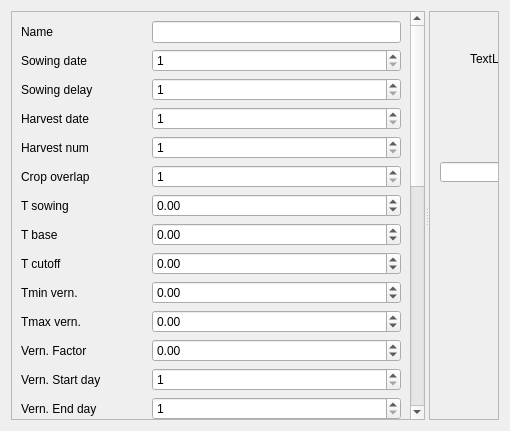
<?xml version="1.0" encoding="UTF-8"?>
<ui version="4.0">
 <class>Dialog</class>
 <widget class="QDialog" name="Dialog">
  <property name="geometry">
   <rect>
    <x>0</x>
    <y>0</y>
    <width>510</width>
    <height>431</height>
   </rect>
  </property>
  <property name="windowTitle">
   <string>Dialog</string>
  </property>
  <property name="locale">
   <locale language="English" country="UnitedStates"/>
  </property>
  <layout class="QGridLayout" name="gridLayout">
   <item row="0" column="0">
    <widget class="QSplitter" name="splitter">
     <property name="orientation">
      <enum>Qt::Horizontal</enum>
     </property>
     <widget class="QScrollArea" name="scrollArea">
      <property name="widgetResizable">
       <bool>true</bool>
      </property>
      <widget class="QWidget" name="scrollAreaWidgetContents">
       <property name="geometry">
        <rect>
         <x>0</x>
         <y>0</y>
         <width>200</width>
         <height>837</height>
        </rect>
       </property>
       <layout class="QGridLayout" name="gridLayout_2">
        <item row="0" column="0">
	<widget class="QLabel" name="name">
		<property name="text">
			<string>Name</string>
		</property>
	</widget>
</item>

<item row="0" column="1">
		<widget class="QLineEdit" name="name">
	</widget>
</item>

<item row="1" column="0">
	<widget class="QLabel" name="sowingdate_min">
		<property name="text">
			<string>Sowing date</string>
		</property>
	</widget>
</item>

<item row="1" column="1">
	<widget class="QSpinBox" name="sowingdate_min">
		<property name="minimum"><number>1</number></property>
		<property name="maximum"><number>366</number></property>
	</widget>
</item>

<item row="2" column="0">
	<widget class="QLabel" name="sowingdelay_max">
		<property name="text">
			<string>Sowing delay</string>
		</property>
	</widget>
</item>

<item row="2" column="1">
	<widget class="QSpinBox" name="sowingdelay_max">
		<property name="minimum"><number>1</number></property>
		<property name="maximum"><number>366</number></property>
	</widget>
</item>

<item row="3" column="0">
	<widget class="QLabel" name="harvestdate_max">
		<property name="text">
			<string>Harvest date</string>
		</property>
	</widget>
</item>

<item row="3" column="1">
	<widget class="QSpinBox" name="harvestdate_max">
		<property name="minimum"><number>1</number></property>
		<property name="maximum"><number>366</number></property>
	</widget>
</item>

<item row="4" column="0">
	<widget class="QLabel" name="harvnum_max">
		<property name="text">
			<string>Harvest num</string>
		</property>
	</widget>
</item>

<item row="4" column="1">
	<widget class="QSpinBox" name="harvnum_max">
		<property name="minimum"><number>1</number></property>
		<property name="maximum"><number>366</number></property>
	</widget>
</item>

<item row="5" column="0">
	<widget class="QLabel" name="cropsoverlap">
		<property name="text">
			<string>Crop overlap</string>
		</property>
	</widget>
</item>

<item row="5" column="1">
	<widget class="QSpinBox" name="cropsoverlap">
		<property name="minimum"><number>1</number></property>
		<property name="maximum"><number>366</number></property>
	</widget>
</item>

<item row="6" column="0">
	<widget class="QLabel" name="tsowing">
		<property name="text">
			<string>T sowing</string>
		</property>
	</widget>
</item>

<item row="6" column="1">
	<widget class="QDoubleSpinBox" name="tsowing">
		<property name="minimum"><number>-50</number></property>
		<property name="maximum"><number>50</number></property>
	</widget>
</item>

<item row="7" column="0">
	<widget class="QLabel" name="tdaybase">
		<property name="text">
			<string>T base</string>
		</property>
	</widget>
</item>

<item row="7" column="1">
	<widget class="QDoubleSpinBox" name="tdaybase">
		<property name="minimum"><number>-50</number></property>
		<property name="maximum"><number>50</number></property>
	</widget>
</item>

<item row="8" column="0">
	<widget class="QLabel" name="tcutoff">
		<property name="text">
			<string>T cutoff</string>
		</property>
	</widget>
</item>

<item row="8" column="1">
	<widget class="QDoubleSpinBox" name="tcutoff">
		<property name="minimum"><number>-50</number></property>
		<property name="maximum"><number>50</number></property>
	</widget>
</item>

<item row="10" column="0">
	<widget class="QLabel" name="tv_min">
		<property name="text">
			<string>Tmin vern.</string>
		</property>
	</widget>
</item>

<item row="10" column="1">
	<widget class="QDoubleSpinBox" name="tv_min">
		<property name="minimum"><number>-50</number></property>
		<property name="maximum"><number>50</number></property>
	</widget>
</item>

<item row="11" column="0">
	<widget class="QLabel" name="tv_max">
		<property name="text">
			<string>Tmax vern.</string>
		</property>
	</widget>
</item>

<item row="11" column="1">
	<widget class="QDoubleSpinBox" name="tv_max">
		<property name="minimum"><number>-50</number></property>
		<property name="maximum"><number>50</number></property>
	</widget>
</item>

<item row="12" column="0">
	<widget class="QLabel" name="vfmin">
		<property name="text">
			<string>Vern. Factor</string>
		</property>
	</widget>
</item>

<item row="12" column="1">
	<widget class="QDoubleSpinBox" name="vfmin">
		<property name="minimum"><number>-50</number></property>
		<property name="maximum"><number>50</number></property>
	</widget>
</item>

<item row="13" column="0">
	<widget class="QLabel" name="vstart">
		<property name="text">
			<string>Vern. Start day</string>
		</property>
	</widget>
</item>

<item row="13" column="1">
	<widget class="QSpinBox" name="vstart">
		<property name="minimum"><number>1</number></property>
		<property name="maximum"><number>366</number></property>
	</widget>
</item>

<item row="14" column="0">
	<widget class="QLabel" name="vend">
		<property name="text">
			<string>Vern. End day</string>
		</property>
	</widget>
</item>

<item row="14" column="1">
	<widget class="QSpinBox" name="vend">
		<property name="minimum"><number>1</number></property>
		<property name="maximum"><number>366</number></property>
	</widget>
</item>

<item row="15" column="0">
	<widget class="QLabel" name="vslope">
		<property name="text">
			<string>Vern. Curve param.</string>
		</property>
	</widget>
</item>

<item row="15" column="1">
	<widget class="QDoubleSpinBox" name="vslope">
		<property name="minimum"><number>0</number></property>
		<property name="maximum"><number>1</number></property>
	</widget>
</item>

<item row="16" column="0">
	<widget class="QLabel" name="ph_r">
		<property name="text">
			<string>Photoperiod impact</string>
		</property>
	</widget>
</item>

<item row="16" column="1">
	<widget class="QComboBox" name="ph_r">
		<item><property name="text"><string>Day-neutral plants</string></property></item>
		<item><property name="text"><string>Long-day plants</string></property></item>
		<item><property name="text"><string>Short-day plants</string></property></item>
	</widget>
</item>

<item row="17" column="0">
	<widget class="QLabel" name="daylength_if">
		<property name="text">
			<string>Above day length</string>
		</property>
	</widget>
</item>

<item row="17" column="1">
	<widget class="QSpinBox" name="daylength_if">
		<property name="minimum"><number>1</number></property>
		<property name="maximum"><number>366</number></property>
	</widget>
</item>

<item row="18" column="0">
	<widget class="QLabel" name="daylength_ins">
		<property name="text">
			<string>Below day length</string>
		</property>
	</widget>
</item>

<item row="18" column="1">
	<widget class="QSpinBox" name="daylength_ins">
		<property name="minimum"><number>1</number></property>
		<property name="maximum"><number>366</number></property>
	</widget>
</item>

<item row="19" column="0">
	<widget class="QLabel" name="wp">
		<property name="text">
			<string>Biomass productivity</string>
		</property>
	</widget>
</item>

<item row="19" column="1">
	<widget class="QDoubleSpinBox" name="wp">
		<property name="minimum"><number>0</number></property>
		<property name="maximum"><number>100</number></property>
	</widget>
</item>

<item row="20" column="0">
	<widget class="QLabel" name="fsink">
		<property name="text">
			<string>Crop sink</string>
		</property>
	</widget>
</item>

<item row="20" column="1">
	<widget class="QDoubleSpinBox" name="fsink">
		<property name="minimum"><number>0</number></property>
		<property name="maximum"><number>1</number></property>
	</widget>
</item>

<item row="21" column="0">
	<widget class="QLabel" name="tcrit_hs">
		<property name="text">
			<string>Tcrit Heat Stress</string>
		</property>
	</widget>
</item>

<item row="21" column="1">
	<widget class="QDoubleSpinBox" name="tcrit_hs">
		<property name="minimum"><number>-50</number></property>
		<property name="maximum"><number>50</number></property>
	</widget>
</item>

<item row="22" column="0">
	<widget class="QLabel" name="tlim_hs">
		<property name="text">
			<string>Tlim Heat Stress</string>
		</property>
	</widget>
</item>

<item row="22" column="1">
	<widget class="QDoubleSpinBox" name="tlim_hs">
		<property name="minimum"><number>-50</number></property>
		<property name="maximum"><number>50</number></property>
	</widget>
</item>

<item row="23" column="0">
	<widget class="QLabel" name="hi">
		<property name="text">
			<string>Harvest index</string>
		</property>
	</widget>
</item>

<item row="23" column="1">
	<widget class="QDoubleSpinBox" name="hi">
		<property name="minimum"><number>0</number></property>
		<property name="maximum"><number>1</number></property>
	</widget>
</item>

<item row="24" column="0">
	<widget class="QLabel" name="praw">
		<property name="text">
			<string>RAW param.</string>
		</property>
	</widget>
</item>

<item row="24" column="1">
	<widget class="QDoubleSpinBox" name="praw">
		<property name="minimum"><number>0</number></property>
		<property name="maximum"><number>1</number></property>
	</widget>
</item>

<item row="25" column="0">
	<widget class="QLabel" name="ainterception">
		<property name="text">
			<string>Interception param.</string>
		</property>
	</widget>
</item>

<item row="25" column="1">
	<widget class="QDoubleSpinBox" name="ainterception">
		<property name="minimum"><number>0</number></property>
		<property name="maximum"><number>1</number></property>
	</widget>
</item>

<item row="26" column="0">
	<widget class="QLabel" name="ky">
		<property name="text">
			<string>Yeald reduction param.</string>
		</property>
	</widget>
</item>

<item row="26" column="1">
	<widget class="QDoubleSpinBox" name="ky">
		<property name="minimum"><number>0</number></property>
		<property name="maximum"><number>1</number></property>
	</widget>
</item>

<item row="27" column="0">
	<widget class="QLabel" name="cl_cn">
		<property name="text">
			<string>CN class</string>
		</property>
	</widget>
</item>

<item row="27" column="1">
	<widget class="QComboBox" name="cl_cn">
		<item><property name="text"><string>1</string></property></item>
		<item><property name="text"><string>2</string></property></item>
		<item><property name="text"><string>3</string></property></item>
		<item><property name="text"><string>4</string></property></item>
		<item><property name="text"><string>5</string></property></item>
	</widget>
</item>

<item row="29" column="0">
	<widget class="QLabel" name="gdd">
		<property name="text">
			<string>Growing degree days</string>
		</property>
	</widget>
</item>

<item row="29" column="1">
		<widget class="QLineEdit" name="gdd">
	</widget>
</item>

<item row="30" column="0">
	<widget class="QLabel" name="kws">
		<property name="text">
			<string>Water stress coefficient</string>
		</property>
	</widget>
</item>

<item row="30" column="1">
		<widget class="QLineEdit" name="kws">
	</widget>
</item>

<item row="31" column="0">
	<widget class="QLabel" name="kcb">
		<property name="text">
			<string>Crop coefficient</string>
		</property>
	</widget>
</item>

<item row="31" column="1">
		<widget class="QLineEdit" name="kcb">
	</widget>
</item>

<item row="32" column="0">
	<widget class="QLabel" name="lai">
		<property name="text">
			<string>Leaf area index</string>
		</property>
	</widget>
</item>

<item row="32" column="1">
		<widget class="QLineEdit" name="lai">
	</widget>
</item>

<item row="33" column="0">
	<widget class="QLabel" name="cropheigth">
		<property name="text">
			<string>Crop heigth</string>
		</property>
	</widget>
</item>

<item row="33" column="1">
		<widget class="QLineEdit" name="cropheigth">
	</widget>
</item>

<item row="34" column="0">
	<widget class="QLabel" name="rootdepth">
		<property name="text">
			<string>Root depth</string>
		</property>
	</widget>
</item>

<item row="34" column="1">
		<widget class="QLineEdit" name="rootdepth">
	</widget>
</item>


       </layout>
      </widget>
     </widget>
     <widget class="QScrollArea" name="scrollArea_2">
      <property name="widgetResizable">
       <bool>true</bool>
      </property>
      <widget class="QWidget" name="scrollAreaWidgetContents_2">
       <property name="geometry">
        <rect>
         <x>0</x>
         <y>0</y>
         <width>69</width>
         <height>411</height>
        </rect>
       </property>
       <widget class="QLabel" name="label_2">
        <property name="geometry">
         <rect>
          <x>40</x>
          <y>40</y>
          <width>47</width>
          <height>14</height>
         </rect>
        </property>
        <property name="text">
         <string>TextLabel</string>
        </property>
       </widget>
       <widget class="QLineEdit" name="lineEdit_2">
        <property name="geometry">
         <rect>
          <x>10</x>
          <y>150</y>
          <width>113</width>
          <height>20</height>
         </rect>
        </property>
       </widget>
      </widget>
     </widget>
    </widget>
   </item>
  </layout>
 </widget>
 <resources/>
 <connections/>
</ui>
